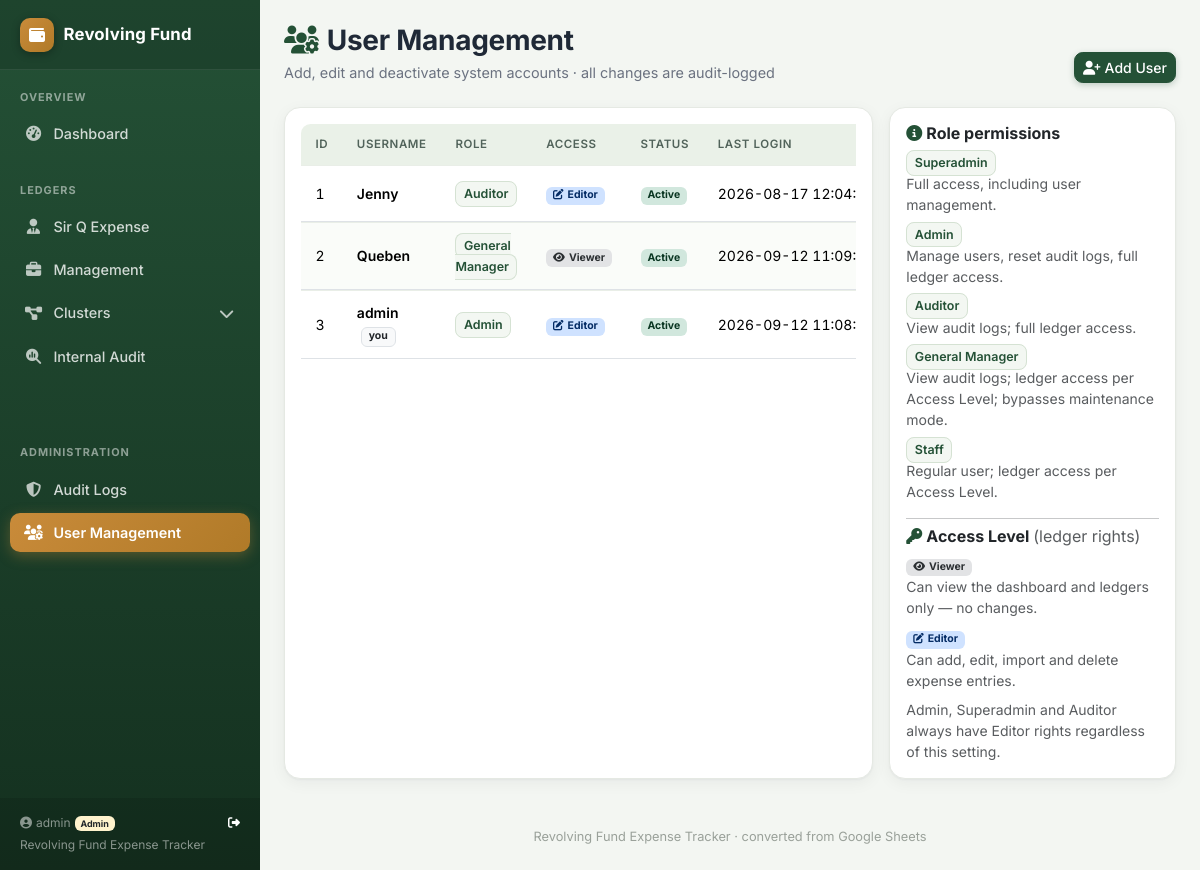
The app's page /admin/users (signed in) with its own data.
### revfund/models.py (models this page shows, shortened)
class User(db.Model, UserMixin):
    __tablename__ = 'users'
    id = db.Column(db.Integer, primary_key=True)
    username = db.Column(db.String(64), unique=True, nullable=False)
    password_hash = db.Column(db.String(255), nullable=False)
    role = db.Column(db.String(100), nullable=False, default='Admin')
    access_level = db.Column(db.String(20), nullable=False, default='Viewer', server_default='Viewer')
    created_at = db.Column(db.DateTime, default=func.now())
    last_activity_at = db.Column(db.DateTime(timezone=True), nullable=True, index=True)
    last_login_at = db.Column(db.DateTime(timezone=True), nullable=True)
    PRIVILEGED = {'Admin', 'Superadmin', 'Auditor'}
    @property
    def can_modify_data(self):
        return self.role in self.PRIVILEGED or self.access_level == 'Editor'
    @property
    def is_active(self):
        return not self.username.startswith('deactivated:')

### revfund/user_admin.py (the view)
@user_admin.route('/admin/users')
@login_required
def users():
    if not _can_manage_users():
        return _deny()
    all_users = User.query.order_by(User.id.asc()).all()
    return render_template('users.html', users=all_users, roles=ROLES,
                           access_levels=ACCESS_LEVELS)

### revfund/user_admin.py (called while the page is built)
def _can_manage_users():
    return getattr(current_user, 'role', '') in USER_MANAGEMENT_ROLES

### templates/users.html (shortened to what this page needs)
{% extends 'base.html' %}
{% block content %}
<div class="d-flex flex-wrap justify-content-between align-items-end mb-4">
  <div>
    <h3 class="page-title mb-1"><i class="fa-solid fa-users-gear me-2"></i>User Management</h3>
    <div class="page-sub">Add, edit and deactivate system accounts · all changes are audit-logged</div>
  </div>
  <button type="button" class="btn btn-brand btn-sm" data-bs-toggle="modal" data-bs-target="#addUserModal">
    <i class="fa-solid fa-user-plus me-1"></i>Add User
  </button>
</div>
<div class="row g-3 mb-4">
  <div class="col-lg-8">
    <div class="card p-3 h-100">
      <div class="table-responsive">
        <table class="table table-sm table-hover align-middle">
          <thead>
            <tr>
              <th>ID</th>
              <th>Username</th>
              <th>Role</th>
              <th>Access</th>
              <th>Status</th>
              <th>Last Login</th>
            </tr>
          </thead>
          <tbody>
            {% for u in users %}
            <tr class="{{ 'text-muted' if not u.is_active }}">
              <td>{{ u.id }}</td>
              <td class="fw-semibold">
                {{ u.username }}
                {% if current_user.id == u.id %}<span class="badge bg-light text-dark border ms-1">you</span>{% endif %}
              </td>
              <td><span class="account-badge">{{ u.role }}</span></td>
              <td>
                {% if u.can_modify_data %}
                  <span class="badge bg-primary-subtle text-primary-emphasis"><i class="fa-solid fa-pen-to-square me-1"></i>Editor</span>
                {% else %}
                  <span class="badge bg-secondary-subtle text-secondary-emphasis"><i class="fa-solid fa-eye me-1"></i>Viewer</span>
                {% endif %}
              </td>
              <td>
                {% if u.is_active %}
                  <span class="badge bg-success-subtle text-success-emphasis">Active</span>
                {% else %}
                  <span class="badge bg-secondary-subtle text-secondary-emphasis">Deactivated</span>
                {% endif %}
              </td>
              <td class="text-nowrap">{{ u.last_login_at | local_dt if u.last_login_at else '—' }}</td>
            </tr>
            {% else %}
            <tr><td colspan="7" class="text-center text-muted py-4">No users found.</td></tr>
            {% endfor %}
          </tbody>
        </table>
      </div>
    </div>
  </div>
  <div class="col-lg-4">
    <div class="card p-3 h-100">
      <h6 class="fw-bold mb-2"><i class="fa-solid fa-circle-info me-1 text-brand"></i>Role permissions</h6>
      <ul class="list-unstyled small mb-2">
        <li class="mb-2"><span class="account-badge">Superadmin</span><br><span class="text-muted">Full access, including user management.</span></li>
        <li class="mb-2"><span class="account-badge">Admin</span><br><span class="text-muted">Manage users, reset audit logs, full ledger access.</span></li>
        <li class="mb-2"><span class="account-badge">Auditor</span><br><span class="text-muted">View audit logs; full ledger access.</span></li>
        <li class="mb-2"><span class="account-badge">General Manager</span><br><span class="text-muted">View audit logs; ledger access per Access Level; bypasses maintenance mode.</span></li>
        <li class="mb-0"><span class="account-badge">Staff</span><br><span class="text-muted">Regular user; ledger access per Access Level.</span></li>
      </ul>
      <hr class="my-2">
      <h6 class="fw-bold mb-2"><i class="fa-solid fa-key me-1 text-brand"></i>Access Level <span class="text-muted fw-normal">(ledger rights)</span></h6>
      <ul class="list-unstyled small mb-0">
        <li class="mb-2"><span class="badge bg-secondary-subtle text-secondary-emphasis"><i class="fa-solid fa-eye me-1"></i>Viewer</span><br><span class="text-muted">Can view the dashboard and ledgers only — no changes.</span></li>
        <li class="mb-0"><span class="badge bg-primary-subtle text-primary-emphasis"><i class="fa-solid fa-pen-to-square me-1"></i>Editor</span><br><span class="text-muted">Can add, edit, import and delete expense entries.</span></li>
      </ul>
      <div class="form-text mt-2">Admin, Superadmin and Auditor always have Editor rights regardless of this setting.</div>
    </div>
  </div>
</div>
{% endblock %}

### templates/base.html (shortened to what this page needs)
<!doctype html>
<html lang="en">
<head>
<link href="https://cdnjs.cloudflare.com/ajax/libs/bootstrap/5.3.3/css/bootstrap.min.css" rel="stylesheet">
<link href="https://cdnjs.cloudflare.com/ajax/libs/font-awesome/6.5.1/css/all.min.css" rel="stylesheet">
</head>
<body>
{% set active_unit = request.view_args.get('unit_name') if request.view_args else None %}
{% set unit_icons = {
    'Sir Q Expense': 'fa-user-tie',
    'Management': 'fa-briefcase',
    'Cluster1': 'fa-diagram-project',
    'Cluster2': 'fa-cubes-stacked',
    'Cluster3': 'fa-layer-group',
    'Cluster4': 'fa-network-wired',
    'Cluster5': 'fa-object-group',
    'Cluster6': 'fa-th-large',
    'Internal Audit': 'fa-magnifying-glass-chart',
} %}
<aside class="sidebar" id="sideMenu">
  <div class="sidebar-brand">
    <div class="brand-badge"><i class="fa-solid fa-wallet"></i></div>
    <span>Revolving Fund</span>
  </div>
  <div class="nav-section">Overview</div>
  <ul class="nav flex-column mb-2">
    <li class="nav-item">
      <a class="nav-link {{ 'active' if request.endpoint=='views.dashboard' }}" href="{{ url_for('views.dashboard') }}">
        <i class="fa-solid fa-gauge-high"></i>Dashboard
      </a>
    </li>
  </ul>
  <div class="nav-section">Ledgers</div>
  <ul class="nav flex-column mb-5">
    {% for u in ['Sir Q Expense', 'Management'] %}
    <li class="nav-item">
      <a class="nav-link {{ 'active' if active_unit==u }}" href="{{ url_for('views.unit_ledger', unit_name=u) }}">
        <i class="fa-solid {{ unit_icons[u] }}"></i>{{ u }}
      </a>
    </li>
    {% endfor %}
    <li class="nav-item">
      <a class="nav-link cluster-toggle {{ 'active open' if active_unit and active_unit.startswith('Cluster') }}" href="javascript:void(0)">
        <i class="fa-solid fa-diagram-project"></i>Clusters
        <i class="fa-solid fa-chevron-down ms-auto cluster-chevron"></i>
      </a>
    </li>
    <li class="nav-item">
      <a class="nav-link {{ 'active' if active_unit=='Internal Audit' }}" href="{{ url_for('views.unit_ledger', unit_name='Internal Audit') }}">
        <i class="fa-solid fa-magnifying-glass-chart"></i>Internal Audit
      </a>
    </li>
  </ul>
  {% set can_view_admin = current_user.is_authenticated and current_user.role in ['Superadmin', 'General Manager', 'Admin', 'Auditor'] %}
  {% set can_manage_users = current_user.is_authenticated and current_user.role in ['Superadmin', 'Admin'] %}
  {% if can_view_admin %}
  <div class="nav-section">Administration</div>
  <ul class="nav flex-column mb-2">
    <li class="nav-item">
      <a class="nav-link {{ 'active' if request.endpoint=='views.audit_logs' }}" href="{{ url_for('views.audit_logs') }}">
        <i class="fa-solid fa-shield-halved"></i>Audit Logs
      </a>
    </li>
    {% if can_manage_users %}
    <li class="nav-item">
      <a class="nav-link {{ 'active' if request.endpoint and request.endpoint.startswith('user_admin.') }}" href="{{ url_for('user_admin.users') }}">
        <i class="fa-solid fa-users-gear"></i>User Management
      </a>
    </li>
    {% endif %}
  </ul>
  {% endif %}
  <div class="sidebar-footer">
    <div class="d-flex align-items-center justify-content-between">
      <span><i class="fa-solid fa-circle-user me-1"></i>{{ current_user.username if current_user.is_authenticated else 'Guest' }}<span class="ms-1 badge bg-warning-subtle text-dark">{{ current_user.role if current_user.is_authenticated else '' }}</span></span>
      <a href="{{ url_for('auth.logout') }}" class="text-white text-decoration-none" title="Logout">
        <i class="fa-solid fa-right-from-bracket"></i>
      </a>
    </div>
    <div class="mt-1">Revolving Fund Expense Tracker</div>
  </div>
</aside>
<div class="main-shell">
  <div class="p-3 p-md-4 pb-5 spa-content-enter">
    {% block content %}{% endblock %}
    <footer class="mt-5 text-center">Revolving Fund Expense Tracker &middot; converted from Google Sheets</footer>
  </div>
</div>
</body>
</html>

### templates/base.html (style rules this page uses)
:root { --brand: #245136; --brand-dark: #1a3d27; --brand-deep: #14301f; --brand-light: #e8f0e6; --accent: #c98b3a; --accent-dark: #b07a28; --ink: #1f2937; --muted: #6b7280; --surface: #ffffff; --line: #e5e9e3; --page-bg: #f3f6f2; }
body { background:var(--page-bg); color:var(--ink); font-family:'Inter',-apple-system,'Segoe UI',Roboto,sans-serif; -webkit-font-smoothing:antialiased; }
.text-brand { color: var(--brand) !important; }
.btn { border-radius:.55rem; font-weight:500; }
.btn-brand { background-color: var(--brand); border-color: var(--brand); color:#fff; box-shadow:0 2px 6px rgba(36,81,54,.25); }
.card { border:1px solid var(--line); border-radius:16px; background:var(--surface); box-shadow:0 1px 2px rgba(16,24,40,.04), 0 4px 16px rgba(16,24,40,.05); }
.page-title { font-weight:700; letter-spacing:-.01em; color:var(--ink); }
.page-title i { color:var(--brand); }
.page-sub { color:var(--muted); font-size:.9rem; }
table.table { --bs-table-bg:transparent; border-collapse:separate; border-spacing:0; font-size:.875rem; margin-bottom:0; }
table.table thead th { font-size:.72rem; font-weight:600; text-transform:uppercase; letter-spacing:.05em; color:#51635a; background:#eaf1e8; border:none; padding:.75rem .9rem; white-space:nowrap; }
table.table thead th:first-child { border-radius:.6rem 0 0 0; }
table.table tbody td, table.table tfoot td { padding:.72rem .9rem; border-top:1px solid #e9eee7; vertical-align:middle; }
table.table tbody tr:nth-child(even) { background:#fafcf9; }
table.table td, table.table th { font-variant-numeric:tabular-nums; }
.account-badge { background:#f3f7f2; border:1px solid #d5e2d3; color:var(--brand); font-weight:600; border-radius:.5rem; padding:.35em .6em; font-size:.78rem; }
.sidebar { position:fixed; top:0; bottom:0; left:0; width:260px; z-index:1045; background:linear-gradient(180deg, var(--brand) 0%, var(--brand-deep) 100%); color:#fff; overflow-y:auto; transform:translateX(-100%); transition:transform .25s ease; }
.sidebar .sidebar-brand { display:flex; align-items:center; gap:.6rem; font-weight:700; font-size:1.05rem; padding:1.1rem 1.25rem; background:rgba(0,0,0,.16); border-bottom:1px solid rgba(255,255,255,.08); letter-spacing:.01em; }
.sidebar .brand-badge { width:34px; height:34px; border-radius:10px; background:linear-gradient(135deg, var(--accent), var(--accent-dark)); display:flex; align-items:center; justify-content:center; font-size:1rem; box-shadow:0 2px 8px rgba(0,0,0,.3); }
.sidebar .nav-section { font-size:.68rem; text-transform:uppercase; letter-spacing:.09em; color:rgba(255,255,255,.5); font-weight:700; padding:1.15rem 1.25rem .45rem; }
.sidebar .nav-link { color:rgba(255,255,255,.8); border-radius:10px; font-size:.9rem; font-weight:500; padding:.55rem .9rem; margin:2px .6rem; display:flex; align-items:center; gap:.65rem; }
.sidebar .nav-link i { width:1.25em; text-align:center; font-size:.95rem; color:rgba(255,255,255,.7); }
.sidebar .nav-link.active { color:#fff; font-weight:600; background:linear-gradient(135deg, var(--accent), var(--accent-dark)); box-shadow:0 4px 14px rgba(201,139,58,.35); }
.sidebar .nav-link.active i { color:#fff; }
.sidebar .cluster-toggle { cursor:pointer; }
.sidebar .cluster-chevron { margin-left:auto; transition:transform .2s ease; font-size:.7rem; }
.sidebar-footer { position:absolute; bottom:0; left:0; right:0; padding:1rem 1.25rem; font-size:.75rem; color:rgba(255,255,255,.5); background:rgba(0,0,0,.12); }
.main-shell { transition:margin-left .25s ease; }
@media (min-width: 992px) { .sidebar { transform:none; box-shadow:none; } }
@media (min-width: 992px) { .main-shell { margin-left:260px; } }
footer { color:#9aa19a; font-size:.8rem; }
.spa-content-enter { animation:spa-content-in .2s ease; }

### records on screen
User: username "admin", username+role "Admin", id "3", shows "you", role "Admin", shows "Editor", shows "Active", last_login_at|local_dt "2026-09-12…"
User: id "1", username "Jenny", role "Auditor", shows "Editor", shows "Active", last_login_at|local_dt "2026-08-17…"
User: id "2", username "Queben", role "General Manager", access_level "Viewer" (drawn), shows "Active", last_login_at|local_dt "2026-09-12…"

### other values on screen
{{ u }} "Sir Q Expense" "Management"
